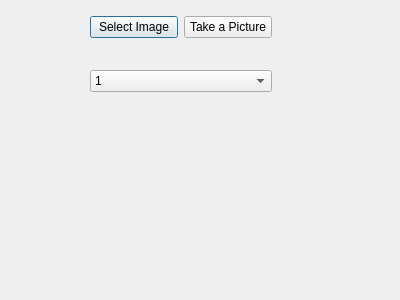
<?xml version="1.0" encoding="UTF-8"?>
<ui version="4.0">
 <class>Dialog</class>
 <widget class="QDialog" name="Dialog">
  <property name="geometry">
   <rect>
    <x>0</x>
    <y>0</y>
    <width>400</width>
    <height>300</height>
   </rect>
  </property>
  <property name="mouseTracking">
   <bool>false</bool>
  </property>
  <property name="windowTitle">
   <string>Dialog</string>
  </property>
  <widget class="QWidget" name="">
   <property name="geometry">
    <rect>
     <x>90</x>
     <y>10</y>
     <width>182</width>
     <height>88</height>
    </rect>
   </property>
   <layout class="QVBoxLayout" name="verticalLayout">
    <item>
     <layout class="QHBoxLayout" name="horizontalLayout">
      <property name="sizeConstraint">
       <enum>QLayout::SizeConstraint::SetFixedSize</enum>
      </property>
      <item>
       <widget class="QPushButton" name="pushButton">
        <property name="text">
         <string>Select Image</string>
        </property>
       </widget>
      </item>
      <item>
       <widget class="QPushButton" name="pushButton_2">
        <property name="text">
         <string>Take a Picture</string>
        </property>
       </widget>
      </item>
     </layout>
    </item>
    <item>
     <spacer name="horizontalSpacer">
      <property name="orientation">
       <enum>Qt::Orientation::Horizontal</enum>
      </property>
      <property name="sizeHint" stdset="0">
       <size>
        <width>40</width>
        <height>20</height>
       </size>
      </property>
     </spacer>
    </item>
    <item>
     <widget class="QComboBox" name="comboBox">
      <item>
       <property name="text">
        <string>1</string>
       </property>
      </item>
      <item>
       <property name="text">
        <string>Gaussian Blur</string>
       </property>
      </item>
      <item>
       <property name="text">
        <string>Canny Edge</string>
       </property>
      </item>
     </widget>
    </item>
   </layout>
  </widget>
 </widget>
 <resources/>
 <connections/>
</ui>
